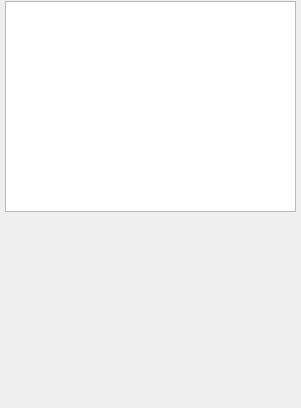
<?xml version="1.0" encoding="UTF-8"?>
<ui version="4.0">
 <class>Dialog</class>
 <widget class="QDialog" name="Dialog">
  <property name="geometry">
   <rect>
    <x>0</x>
    <y>0</y>
    <width>301</width>
    <height>408</height>
   </rect>
  </property>
  <property name="windowTitle">
   <string>Dialog</string>
  </property>
  <widget class="QTextBrowser" name="textBrowser">
   <property name="geometry">
    <rect>
     <x>5</x>
     <y>1</y>
     <width>291</width>
     <height>211</height>
    </rect>
   </property>
  </widget>
  <widget class="QLabel" name="label">
   <property name="geometry">
    <rect>
     <x>10</x>
     <y>220</y>
     <width>281</width>
     <height>181</height>
    </rect>
   </property>
   <property name="text">
    <string/>
   </property>
  </widget>
 </widget>
 <resources/>
 <connections/>
</ui>
